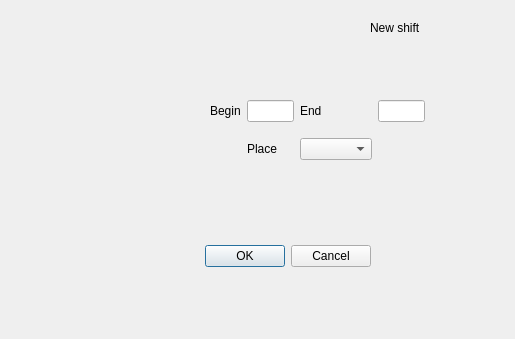
<?xml version="1.0" encoding="UTF-8"?>
<ui version="4.0">
 <class>Dialog</class>
 <widget class="QDialog" name="Dialog">
  <property name="geometry">
   <rect>
    <x>0</x>
    <y>0</y>
    <width>515</width>
    <height>339</height>
   </rect>
  </property>
  <property name="windowTitle">
   <string>Dialog</string>
  </property>
  <widget class="QDialogButtonBox" name="buttonBox">
   <property name="geometry">
    <rect>
     <x>30</x>
     <y>240</y>
     <width>341</width>
     <height>32</height>
    </rect>
   </property>
   <property name="orientation">
    <enum>Qt::Orientation::Horizontal</enum>
   </property>
   <property name="standardButtons">
    <set>QDialogButtonBox::StandardButton::Cancel|QDialogButtonBox::StandardButton::Ok</set>
   </property>
  </widget>
  <widget class="QLabel" name="label">
   <property name="geometry">
    <rect>
     <x>370</x>
     <y>20</y>
     <width>58</width>
     <height>16</height>
    </rect>
   </property>
   <property name="text">
    <string>New shift</string>
   </property>
  </widget>
  <widget class="QWidget" name="gridLayoutWidget">
   <property name="geometry">
    <rect>
     <x>210</x>
     <y>90</y>
     <width>215</width>
     <height>80</height>
    </rect>
   </property>
   <layout class="QGridLayout" name="gridLayout">
    <item row="0" column="3">
     <widget class="QLineEdit" name="end_time"/>
    </item>
    <item row="0" column="1">
     <widget class="QLineEdit" name="begin_time"/>
    </item>
    <item row="0" column="2">
     <widget class="QLabel" name="label_3">
      <property name="text">
       <string>End</string>
      </property>
     </widget>
    </item>
    <item row="0" column="0">
     <widget class="QLabel" name="label_2">
      <property name="text">
       <string>Begin</string>
      </property>
     </widget>
    </item>
    <item row="1" column="2">
     <widget class="QComboBox" name="selected_place"/>
    </item>
    <item row="1" column="1">
     <widget class="QLabel" name="label_4">
      <property name="text">
       <string>Place</string>
      </property>
     </widget>
    </item>
   </layout>
  </widget>
 </widget>
 <resources/>
 <connections>
  <connection>
   <sender>buttonBox</sender>
   <signal>accepted()</signal>
   <receiver>Dialog</receiver>
   <slot>accept()</slot>
   <hints>
    <hint type="sourcelabel">
     <x>248</x>
     <y>254</y>
    </hint>
    <hint type="destinationlabel">
     <x>157</x>
     <y>274</y>
    </hint>
   </hints>
  </connection>
  <connection>
   <sender>buttonBox</sender>
   <signal>rejected()</signal>
   <receiver>Dialog</receiver>
   <slot>reject()</slot>
   <hints>
    <hint type="sourcelabel">
     <x>316</x>
     <y>260</y>
    </hint>
    <hint type="destinationlabel">
     <x>286</x>
     <y>274</y>
    </hint>
   </hints>
  </connection>
 </connections>
</ui>
